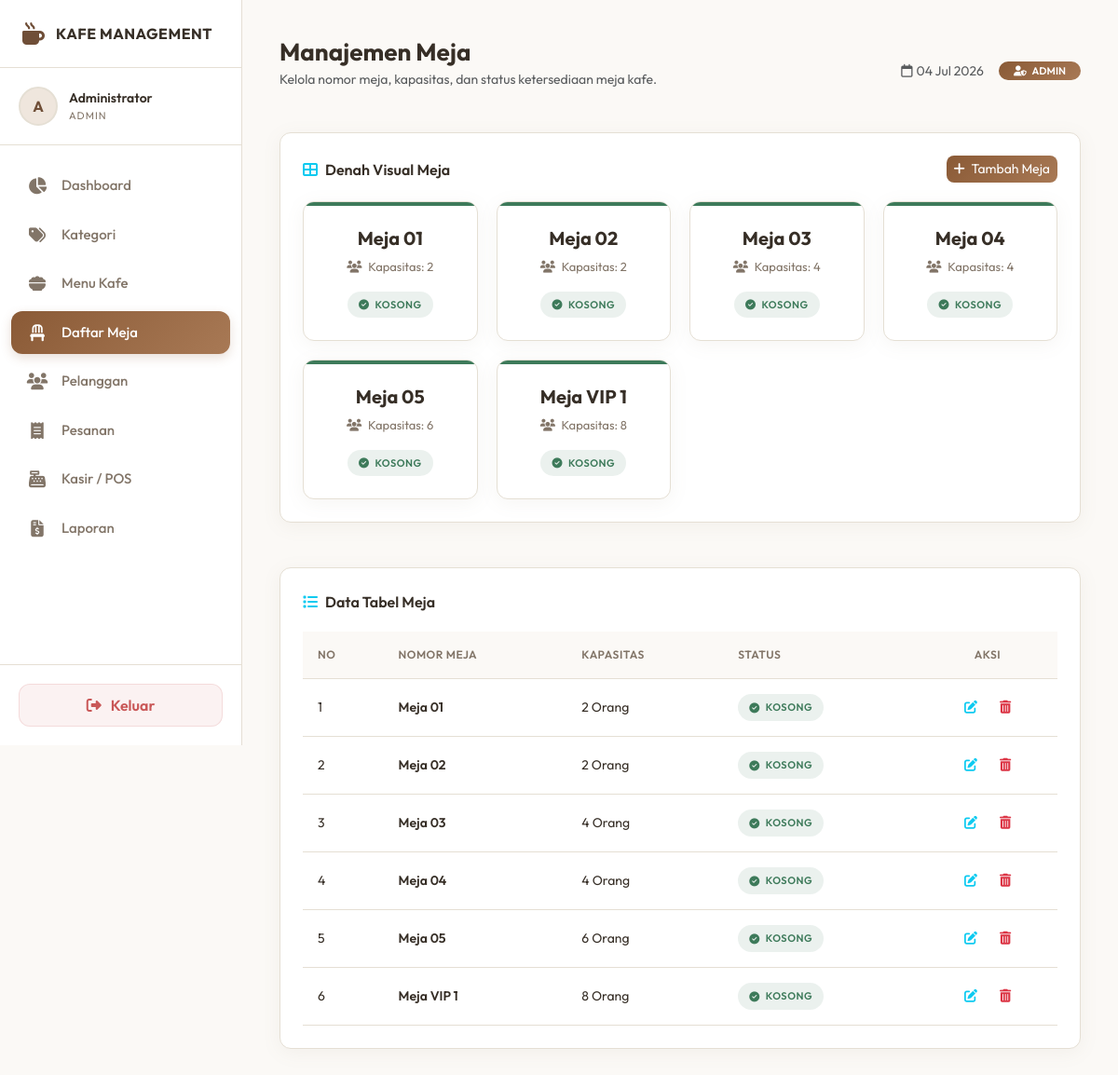
Page /meja.php (signed in) on the committed database.
### tables this page shows
CREATE TABLE IF NOT EXISTS meja (
    id INT AUTO_INCREMENT PRIMARY KEY,
    nomor_meja VARCHAR(20) NOT NULL UNIQUE,
    kapasitas INT NOT NULL,
    status ENUM('kosong', 'terisi') NOT NULL DEFAULT 'kosong'
);

### meja.php (the view, shortened to what this page needs)
<?php
require_once 'config/auth.php';
$stmt_get = $conn->query("SELECT * FROM meja ORDER BY nomor_meja ASC");
$daftar_meja = $stmt_get->fetchAll();
include 'includes/header.php';
?>
<div class="row g-4 mb-4">
    <div class="col-12">
        <div class="custom-card">
            <div class="card-title-custom">
                <span><i class="fa-solid fa-table-cells-large me-2 text-info"></i>Denah Visual Meja</span>
                <button type="button" class="btn btn-sm btn-primary border-0" data-bs-toggle="modal" data-bs-target="#modalTambah" style="background: var(--gradient-primary); border-radius: 8px;">
                    <i class="fa-solid fa-plus me-1"></i> Tambah Meja
                </button>
            </div>
            <div class="table-map-container">
                <?php foreach ($daftar_meja as $meja): ?>
                    <div class="table-card <?= $meja['status'] == 'kosong' ? 'empty' : 'occupied' ?>"
                         data-id="<?= $meja['id'] ?>"
                         data-nomor="<?= htmlspecialchars($meja['nomor_meja']) ?>"
                         data-kapasitas="<?= $meja['kapasitas'] ?>"
                         data-status="<?= $meja['status'] ?>"
                         data-bs-toggle="modal"
                         data-bs-target="#modalEdit">
                        <div class="table-number"><?= htmlspecialchars($meja['nomor_meja']) ?></div>
                        <div class="table-capacity"><i class="fa-solid fa-users me-1"></i> Kapasitas: <?= htmlspecialchars($meja['kapasitas']) ?></div>
                        <span class="badge-custom <?= $meja['status'] == 'kosong' ? 'badge-table-empty' : 'badge-table-occupied' ?>">
                            <i class="fa-solid <?= $meja['status'] == 'kosong' ? 'fa-circle-check' : 'fa-circle-dot' ?>"></i>
                            <?= $meja['status'] == 'kosong' ? 'KOSONG' : 'TERISI' ?>
                        </span>
                    </div>
                <?php endforeach; ?>
            </div>
        </div>
    </div>
</div>
<div class="custom-card">
    <div class="card-title-custom">
        <span><i class="fa-solid fa-list me-2 text-info"></i>Data Tabel Meja</span>
    </div>
    <div class="table-responsive">
        <table class="custom-table">
            <thead>
                <tr>
                    <th>No</th>
                    <th>Nomor Meja</th>
                    <th>Kapasitas</th>
                    <th>Status</th>
                    <th style="width: 150px; text-align: center;">Aksi</th>
                </tr>
            </thead>
            <tbody>
                <?php if (count($daftar_meja) > 0): ?>
                    <?php $no = 1; foreach ($daftar_meja as $meja): ?>
                        <tr>
                            <td><?= $no++ ?></td>
                            <td class="fw-semibold"><?= htmlspecialchars($meja['nomor_meja']) ?></td>
                            <td><?= htmlspecialchars($meja['kapasitas']) ?> Orang</td>
                            <td>
                                <span class="badge-custom <?= $meja['status'] == 'kosong' ? 'badge-table-empty' : 'badge-table-occupied' ?>">
                                    <i class="fa-solid <?= $meja['status'] == 'kosong' ? 'fa-circle-check' : 'fa-circle-dot' ?>"></i>
                                    <?= strtoupper($meja['status']) ?>
                                </span>
                            </td>
                            <td style="text-align: center;">
                                <div class="d-flex justify-content-center gap-2">
                                    <button class="btn btn-sm btn-outline-info border-0 btn-edit"
                                            data-id="<?= $meja['id'] ?>"
                                            data-nomor="<?= htmlspecialchars($meja['nomor_meja']) ?>"
                                            data-kapasitas="<?= $meja['kapasitas'] ?>"
                                            data-status="<?= $meja['status'] ?>"
                                            data-bs-toggle="modal"
                                            data-bs-target="#modalEdit">
                                        <i class="fa-solid fa-pen-to-square"></i>
                                    </button>
                                    <a href="meja.php?action=hapus&id=<?= $meja['id'] ?>"
                                       class="btn btn-sm btn-outline-danger border-0"
                                       onclick="return confirm('Apakah Anda yakin ingin menghapus meja ini?');">
                                        <i class="fa-solid fa-trash-can"></i>
                                    </a>
                                </div>
                            </td>
                        </tr>
                    <?php endforeach; ?>
                <?php else: ?>
                    <tr>
                        <td colspan="5" class="text-center text-muted py-4">Belum ada data meja yang ditambahkan.</td>
                    </tr>
                <?php endif; ?>
            </tbody>
        </table>
    </div>
</div>
<?php
include 'includes/footer.php';
?>

### assets/css/style.css (style rules this page uses)
:root { --bg-primary: #fbf9f6; --bg-secondary: #ffffff; --bg-tertiary: #f4efe6; --border-color: #e5dfd4; --text-main: #362e26; --text-muted: #827568; --accent-coffee: #6f4e37; --accent-caramel: #b87333; --accent-cream: #efe6dd; --accent-green: #3d7a5a; --accent-red: #c95757; --accent-orange: #d18a3f; --gradient-primary: linear-gradient(135deg, #8a5a36 0%, #a87955 100%); --gradient-green: linear-gradient(135deg, #44805c 0%, #689f7c 100%); --gradient-red: linear-gradient(135deg, #c75656 0%, #e07777 100%); --transition-fast: 0.2s ease; --transition-normal: 0.3s ease; --sidebar-width: 260px; --border-radius: 12px; --box-shadow: 0 4px 20px rgba(142, 126, 107, 0.08); }
* { box-sizing: border-box; margin: 0; padding: 0; }
body { font-family: 'Outfit', sans-serif; background-color: var(--bg-primary); color: var(--text-main); min-height: 100vh; overflow-x: hidden; }
a { text-decoration: none; color: inherit; }
.custom-card { background-color: var(--bg-secondary); border: 1px solid var(--border-color); border-radius: var(--border-radius); padding: 24px; margin-bottom: 24px; box-shadow: var(--box-shadow); }
.card-title-custom { font-size: 16px; font-weight: 600; margin-bottom: 20px; display: flex; align-items: center; justify-content: space-between; color: var(--text-main); }
.custom-table { width: 100%; border-collapse: collapse; }
.custom-table th { background-color: var(--bg-primary); color: var(--text-muted); font-weight: 600; font-size: 12px; text-transform: uppercase; letter-spacing: 0.5px; padding: 16px; border-bottom: 1px solid var(--border-color); text-align: left; }
.custom-table td { padding: 16px; border-bottom: 1px solid var(--border-color); color: var(--text-main); font-size: 14px; vertical-align: middle; }
.badge-custom { padding: 6px 12px; border-radius: 20px; font-size: 11px; font-weight: 600; text-transform: uppercase; letter-spacing: 0.5px; display: inline-flex; align-items: center; gap: 6px; }
.badge-table-empty { background-color: rgba(61, 122, 90, 0.1); color: var(--accent-green); }
.table-map-container { display: grid; grid-template-columns: repeat(auto-fill, minmax(180px, 1fr)); gap: 20px; }
.table-card { background-color: var(--bg-secondary); border: 1px solid var(--border-color); border-radius: var(--border-radius); padding: 24px; text-align: center; box-shadow: var(--box-shadow); transition: all var(--transition-normal); cursor: pointer; position: relative; overflow: hidden; }
.table-card::after { content: ''; position: absolute; top: 0; left: 0; right: 0; height: 4px; background-color: var(--border-color); transition: background-color var(--transition-normal); }
.table-card.empty::after { background-color: var(--accent-green); }
.table-number { font-size: 20px; font-weight: 700; margin-bottom: 6px; color: var(--text-main); }
.table-capacity { font-size: 13px; color: var(--text-muted); margin-bottom: 16px; }

### rows in the picture
meja: nomor_meja "Meja 01", kapasitas "2", shows "KOSONG", status "KOSONG"
meja: nomor_meja "Meja 02", kapasitas "2", shows "KOSONG", status "KOSONG"
meja: nomor_meja "Meja 03", kapasitas "4", shows "KOSONG", status "KOSONG"
meja: nomor_meja "Meja 04", kapasitas "4", shows "KOSONG", status "KOSONG"
meja: nomor_meja "Meja 05", kapasitas "6", shows "KOSONG", status "KOSONG"
meja: nomor_meja "Meja VIP 1", kapasitas "8", shows "KOSONG", status "KOSONG"

### other values in the picture
$initials "A"
$user_name "Administrator"
$user_role "ADMIN"
$item["label"] "Dashboard"
$item["label"] "Kategori"
$item["label"] "Menu Kafe"
$item["label"] "Daftar Meja"
$item["label"] "Pelanggan"
$item["label"] "Pesanan"
$item["label"] "Kasir / POS"
$item["label"] "Laporan"
$page_title "Manajemen Meja"
$page_desc "Kelola nomor meja, kapasitas, dan status ketersediaan meja kafe."
$_SESSION['role'] "ADMIN"
